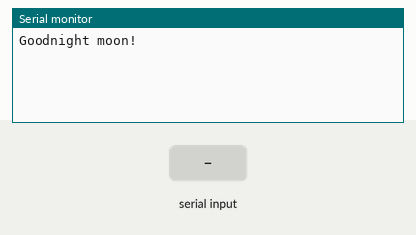
Recording of a sketch running on a simulated Arduino Mega 2560, built with avr-gcc and run on an emulated ATmega2560. Shown: the last lines printed to the serial monitor. The test bench sets the inputs (shaded band).

Above: at 1.2 s.
1.3 s: "1" received over the second serial link
At 2.3 s:
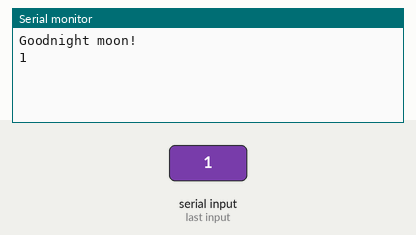
2.8 s: "0" received over the second serial link
At 3.4 s:
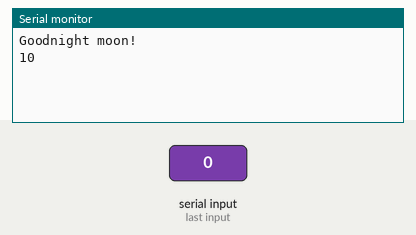

The sketch:

wifly.ino
```cpp
/**
 * Wifly RN-XV
 * This code help us to communicate with the wifly in order to configure it.
 * the configure the wifly we need to upload this script open the console
 * and change the data rate to 9600 and then we can start sent commands to the
 * wifly in order to configure it.
 *
 *  | arduino mega 250                           wifly    |
 *  |      TX  pin 14              <=====>     pin 3 RX  |
 *  |       RX pin 15              <=====>     pin 2 TX  |
 *
 * @author      Shmulik Melamed
 * @author      Lital Motola
 * @version     v5.0
 * @since       1.0
 */


//************************** ..:: setup ::.. **************************//
/**
* setup called once when the code start running and he initialize
* the wifly and arduino serial to data rate 9600
*/
void setup()
{
  // Open serial communications and wait for port to open:
  Serial.begin(9600);
  Serial3.begin(9600);
  while (!Serial) {
    ; // wait for serial port to connect.
  }

  Serial.println("Goodnight moon!"); //print on arduino
  Serial3.println("Hello, world?"); //print on wifly
}
//************************************************************************//

//**************************** ..:: loop ::.. **************************//
/**
* loop called over and over always
* this loop checking if we got respone from the user(arduino serail) if yes then print it and send it to the wifly
* this loop checking if we got response from the wifly if yes print it and send it to the arduino serail
*/
void loop() // run over and over
{
  if (Serial3.available())
    Serial.write(Serial3.read());
  if (Serial.available())
    Serial3.write(Serial.read());
}
//************************************************************************//
```

Measured:
- after the input at 1.3 s, the serial monitor: prints a new line at once (image 1)
- after the input at 2.8 s, the serial monitor: prints a new line at once (image 2)
